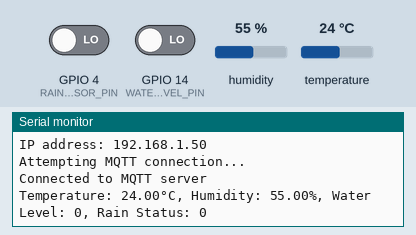
The sketch below on a simulated ESP32. On the bench: the last lines printed to the serial monitor. The inputs (shaded band) are chosen by the test bench; at power-on: humidity 55 %, GPIO 4 (RAIN_SENSOR_PIN) LOW, GPIO 14 (WATER_LEVEL_PIN) LOW, temperature 24 °C. WiFi joins after 1.5 s; servers stay silent unless stated; no MQTT or app messages arrive unless stated.

Above: at 2.7 s.
2.8 s: humidity set to 22 %
At 6.9 s:
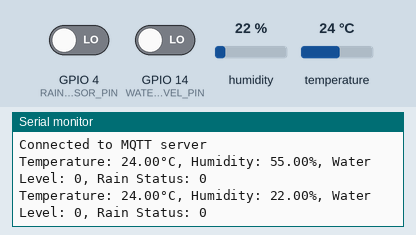
8.8 s: GPIO 4 (RAIN_SENSOR_PIN) driven HIGH
At 12.8 s:
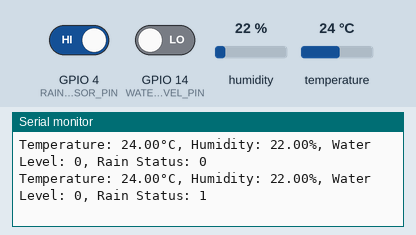
14.8 s: GPIO 14 (WATER_LEVEL_PIN) driven HIGH
At 17.6 s:
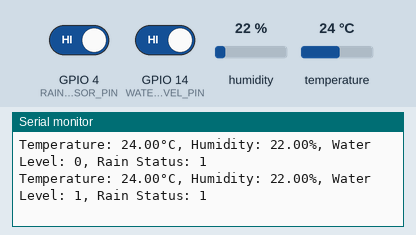
20.8 s: temperature set to 12 °C
At 22.3 s:
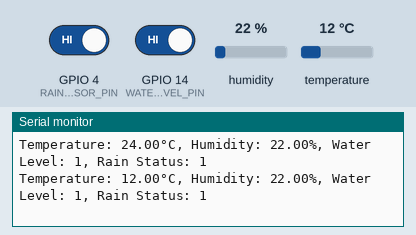
26.8 s: GPIO 4 (RAIN_SENSOR_PIN) driven LOW
At 32.5 s:
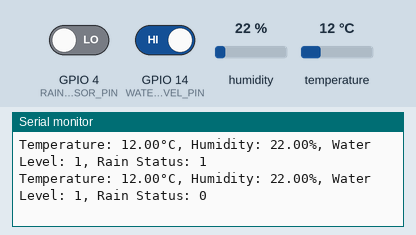
32.8 s: GPIO 14 (WATER_LEVEL_PIN) driven LOW
At 37.6 s:
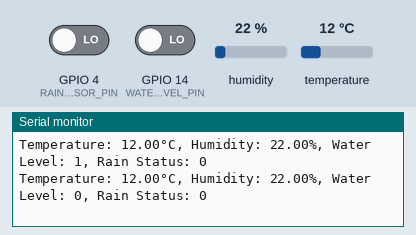

The sketch:

IoT_MQTT_Setup.ino
```cpp
#include <PubSubClient.h>
#include <WiFi.h>
#include "DHT.h"
//#include <WiFiClientSecure.h>  // Include WiFiClientSecure for SSL/TLS support

// Sensor configuration
#define DHTTYPE DHT11
#define DHT_PIN 42           // DHT11 sensor pin
#define WATER_LEVEL_PIN 14   // Water level sensor pin
#define RAIN_SENSOR_PIN 4    // Rain sensor pin

// WiFi and MQTT configuration
const char* WIFI_SSID = "OPPO A74 5G";        // Your WiFi SSID
const char* WIFI_PASSWORD = "ezj2cdgj";       // Your WiFi password
const char* MQTT_SERVER = "35.193.17.193";    // Your MQTT Broker's public IP
const char* MQTT_TOPIC = "iot";                // MQTT topic for publishing
//const int MQTT_PORT = 8883;                    // MQTT port for TLS communication
const int MQTT_PORT = 1883;                   // MQTT port for non-TLS communication
// Initialize sensors and MQTT client
DHT dht(DHT_PIN, DHTTYPE);
//WiFiClientSecure espClient;  // Use WiFiClientSecure for SSL/TLS
WiFiClient espClient;
PubSubClient client(espClient);

char buffer[128]; // Buffer for MQTT messages

// Include the certificate as a string
/*const char* ca_cert = \
"-----BEGIN CERTIFICATE-----\n" \
"MIIDizCCAnMCFGYEt9AfglE0nBiCRueX17iyYqtmMA0GCSqGSIb3DQEBCwUAMIGB\n" \
"MQswCQYDVQQGEwJNWTERMA8GA1UECAwIU2VsYW5nb3IxEjAQBgNVBAcMCVNla2lu\n" \
"Y2hhbjEMMAoGA1UECgwDVVNNMQswCQYDVQQLDAJDUzEMMAoGA1UEAwwDV1dZMSIw\n" \
"IAYJKoZIhvcNAQkBFhNwdWFzYWl5ZW5AZ21haWwuY29tMB4XDTI1MDEyNTE1Mzkx\n" \
"NVoXDTI2MDEyNTE1MzkxNVowgYExCzAJBgNVBAYTAk1ZMREwDwYDVQQIDAhTZWxh\n" \
"bmdvcjESMBAGA1UEBwwJU2VraW5jaGFuMQwwCgYDVQQKDANVU00xCzAJBgNVBAsM\n" \
"AkNTMQwwCgYDVQQDDANXV1kxIjAgBgkqhkiG9w0BCQEWE3B1YXNhaXllbkBnbWFp\n" \
"bC5jb20wggEiMA0GCSqGSIb3DQEBAQUAA4IBDwAwggEKAoIBAQDdXoGDRQ30eNAC\n" \
"dl7FiV41XX3X1n3nM+Y8GqIGZUg1tBykbiP8/JyFpCnNeVBZSKc77nSmvDLMBMu9\n" \
"IFgzMLHbNTvAXS/jNbHzAkdXi/RIzc75hzZ8DuWou7ZuaFnPOTbWEd6z1N316BsA\n" \
"UgWnsH2w4cqe3r9/uJMOnDp72+5Cz4xzF2T78DzEgMCiS05ximbgrJBvr/QNaxBH\n" \
"ENLV74XLDs1nig3J9eQuxOAFvvaptRDvHwcytyFkyByv9cbjztYCHUtsJpd2kjGL\n" \
"wddoAwYmpk11B9VUpJPMQfF2XIWt23MB9aT0gXeh2tSB92oHPDRoCvBLq6B0YS14\n" \
"RhHmxUd3AgMBAAEwDQYJKoZIhvcNAQELBQADggEBAA0XBj+2ciJJwjFjToqrdzrW\n" \
"fM+egYTJU+ZKnqw2O/m1C9iQod8Uck+WEE/1ubfA5R2BJtDU1XGIQpcKSD9ZTsY9\n" \
"i9SR+3Eu/e48igvEsoYLVG+QBNZuI68AlmEglbDLV07o4SsqQweyc3OLCza0zzDd\n" \
"goj7Ao3tzqKEZJW9r6KgHbIU1USWDUnbpJYSN4mWLzgg1HkyOqUeLpuKc1nJojBd\n" \
"DbpoLiSHfurVcYeMPcUCGNIdsupgxC9cgB2TpYW/6DHnG+q1WtPSV0i2/U41f8jy\n" \
"soMCljrm2q8mtEnwUBp3MbNwBRYP6tabO8tHoQrNmYylaweNbJaTehHss2/97SU=\n" \
"-----END CERTIFICATE-----";*/

// Function to connect to WiFi
void setup_wifi() {
  delay(10);
  Serial.println();
  Serial.print("Connecting to ");
  Serial.println(WIFI_SSID);
  WiFi.mode(WIFI_STA);
  WiFi.begin(WIFI_SSID, WIFI_PASSWORD);

  while (WiFi.status() != WL_CONNECTED) {
    delay(500);
    Serial.print(".");
  }
  Serial.println("\nWiFi connected");
  Serial.print("IP address: ");
  Serial.println(WiFi.localIP());
}

// Function to reconnect to MQTT server
void reconnect() {
  while (!client.connected()) {
    Serial.println("Attempting MQTT connection...");
    if (client.connect("ESP32Client")) { // Client ID for MQTT
      Serial.println("Connected to MQTT server");
    } else {
      Serial.print("Failed, rc=");
      Serial.print(client.state());
      Serial.println(" Retrying in 5 seconds...");
      delay(5000);
    }
  }
}

void setup() {
  Serial.begin(115200);      // Start serial communication
  dht.begin();               // Initialize DHT sensor
  pinMode(WATER_LEVEL_PIN, INPUT);  // Set water level sensor as input
  pinMode(RAIN_SENSOR_PIN, INPUT);  // Set rain sensor as input
  setup_wifi();              // Connect to WiFi
  client.setServer(MQTT_SERVER, MQTT_PORT); // Set MQTT server and port
}

void loop() {
  if (!client.connected()) {
    reconnect();
  }
  client.loop();

  // Read temperature and humidity
  float temperature = dht.readTemperature();
  float humidity = dht.readHumidity();

  // Read water level sensor value
  int waterLevel = digitalRead(WATER_LEVEL_PIN); // Value from 0-4095 (12-bit ADC)

  // Read rain sensor value
  int rainValue = digitalRead(RAIN_SENSOR_PIN); // Assuming a digital output (0 or 1)

  // Prepare message
  String rainStatus = (rainValue == 1) ? "1" : "0";
  sprintf(buffer, "Temperature: %.2f°C, Humidity: %.2f%%, Water Level: %d, Rain Status: %s",
          temperature, humidity, waterLevel, rainStatus.c_str());

  // Publish data to MQTT topic
  client.publish(MQTT_TOPIC, buffer);
  Serial.println(buffer);

  delay(5000); // Delay for 5 seconds
}
```

Measured:
- after the input at 2.8 s, the serial monitor: prints a new line after 3.8 s (image 1)
- after the input at 8.8 s, the serial monitor: prints a new line after 2.8 s (image 2)
- after the input at 14.8 s, the serial monitor: prints a new line after 1.9 s (image 3)
- after the input at 20.8 s, the serial monitor: prints a new line after 0.89 s (image 4)
- after the input at 26.8 s, the serial monitor: prints a new line after 4.9 s (image 5)
- after the input at 32.8 s, the serial monitor: prints a new line after 4.0 s (image 6)
